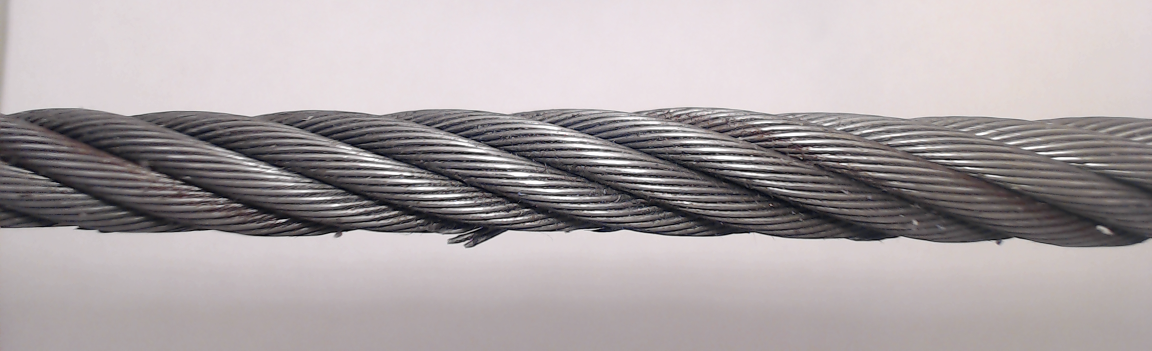
#> input picture FaultCase/Cam2/1.png, 2304 x 701 px, given in place of 2.png, which was not available (shown at 1/2 size)
$ python Main.py
#> lines starting #> are read from the running program, lines starting #| are printed output that depends on the picture; after the words box and inside, x2 and y2 are one past the last pixel; in counts of white or black regions, pixels touching at a corner belong together; pictures that were not available may be replaced by others from this repository, and a replacement may not be noted
### RFD_Train.py
import numpy as np #import numpy library for operation on matrix and array
import cv2 as openCV #import openCV library
from skimage import feature #import scikit-image for calculating hog feature
from RFD_Utils import cropImg #import other functions
from sklearn.decomposition import PCA #import this library for calculating PCA on hog features
import skimage
from skimage import img_as_float #import that for converting image from openCV to scikit
from skimage import img_as_ubyte #import that for converting image from scikit to openCV

def train():

    nCams = 3 #number of photocameras
    nPhoto = 9 #number of photos of each camera
    diamParameter = 8 #diam_parameter for creating morphological element as disk with diameter of 15px
    maxThrCanny = 150 #max threshold for appling canny algorithm on each image
    minThrCanny = maxThrCanny * 0.04 #min threshold for appling canny algorithm on each image

    numStrongest = 20 #number of strongest points
    numHog = 16 #number of hog features values for each point

    RFD_Diam_Limit = np.zeros((nCams,2))
    RFD_HOG_Limit = np.zeros((nCams,2))
    RFD_HOG_Mu = np.zeros((nCams,numHog))
    RFD_HOG_Coeff = np.zeros((nCams ,numHog))

    #margin used to determinate threshold of derivate of diamater and threshold of mean of hog features
    diamMarg = 3.5
    hogMarg = 10

    #dimension of mobile window used to calculate derivate of diameter
    window = 150
    guard = 15
    crop = window + guard

    nC = np.shape(openCV.imread("TrainingSet/Cam"+str(1)+"/"+str(2)+".png"))[1] #num columns of each image
#> nC = 2304

    print("TrainingSet")
    #processing each image of each camera
    for cc in range(1, nCams + 1, 1):
        print("Cam: " + str(cc))
        hog = np.zeros((1,numHog)) #declare vector for saving hog features values of each strongest point
        diffDiameter = np.zeros((nC - crop * 2, nPhoto))#declare vector for saving derivate of diamater values
        for pp in range(2, nPhoto + 2, 1):
            print("Photo: " + str(pp))
            img = openCV.imread("TrainingSet/Cam"+str(cc)+"/"+str(pp)+".png") #read image
#> img is the input picture: shape (701, 2304, 3); mean B, G, R 165.6, 163.7, 171.2
            disk = openCV.getStructuringElement(openCV.MORPH_ELLIPSE, (2 * diamParameter - 1, 2 * diamParameter - 1))  # 15x15 matrix for closing matrix and obtaining a BW img
            imgGray = openCV.cvtColor(img, openCV.COLOR_BGR2GRAY)  # convert image from bgr to gray scale
            c = openCV.Canny(imgGray, maxThrCanny, minThrCanny) #apply canny algotithm to grayscale image
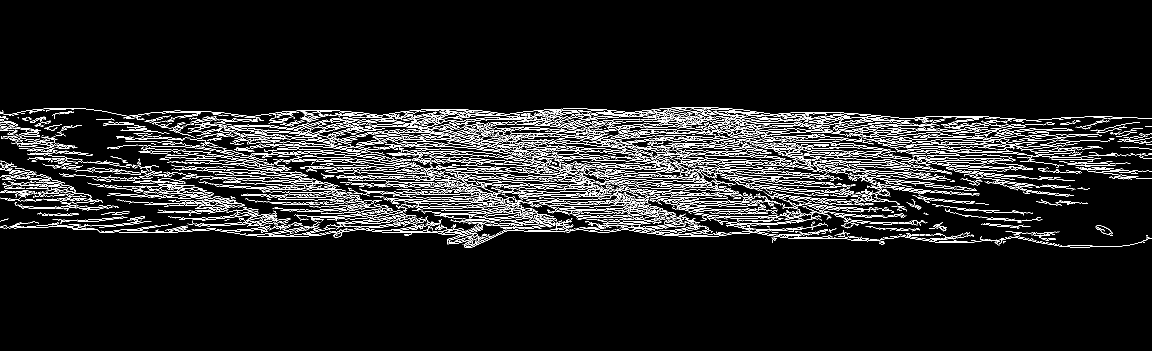
#> c: shape (701, 2304) (shown at 1/2 size); 7.2% white in thin lines or dots, all inside (x1, y1, x2, y2) = (0, 214, 2304, 496)
            f = openCV.morphologyEx(c, openCV.MORPH_CLOSE, disk)  # f = BW img - close image --> img_as_ubyte convert scikit to openCV
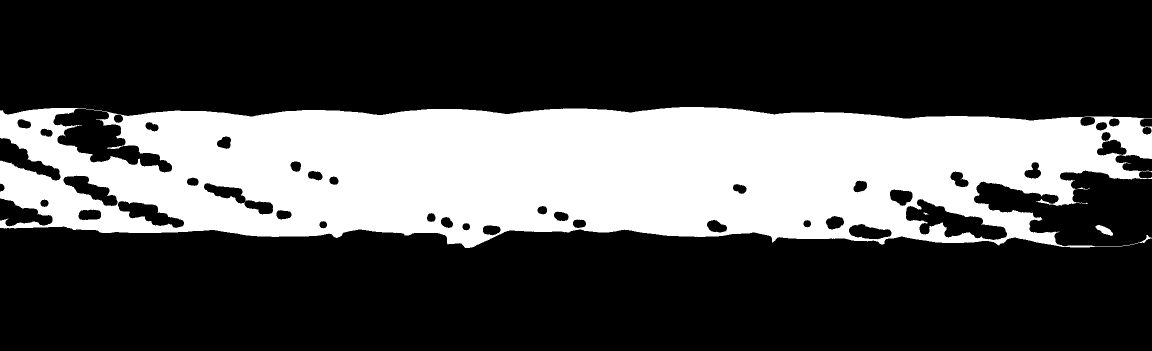
#> f: shape (701, 2304) (shown at 1/2 size); 29.8% white; 4 white regions, box (x1, y1, x2, y2) and area: (0, 214, 2304, 496) 481617, (2191, 450, 2226, 472) 380, (2155, 375, 2180, 379) 38, (1847, 425, 1857, 430) 24
            blank_image, bH, bL = cropImg(f, img) #crop image
#> in cropImg, `borderRC = np.nonzero(f)`: borderRC = 482059 positions, rows 214 to 495, columns 0 to 2303
#> in cropImg, `ini = np.amin(borderRC[0])#lowest border`: ini = 214
#> in cropImg, `fin = np.amax(borderRC[0])#uppest border`: fin = 495
#> after the loop in cropImg, `for i in range (0, nC, 1):`:
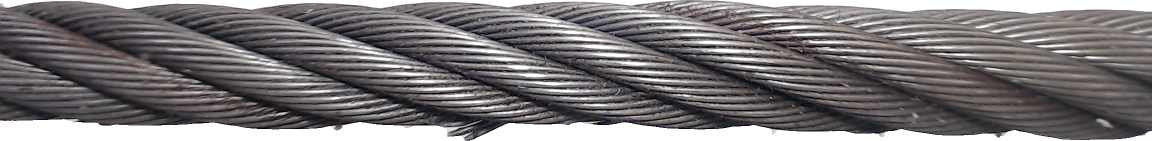
#> blank_image: shape (281, 2304, 3) (shown at 1/2 size); mean B, G, R 118.6, 116.8, 120.8
#> after the loop in cropImg, `for i in range (0, nC, 1):`: bH = 2304 values, max 495 at index 930, min 452 at index 125, mean 471.4; bL = 2304 values, max 241 at index 2057, min 214 at index 1359, mean 225.3

            diameter = np.subtract(bH, bL)#calculate diamater
#> diameter = 2304 values, max 276 at index 930, min 226 at index 14, mean 246.1

            diff = np.gradient(diameter, axis=0) # calculate derivate
#> diff = 2304 values, max 7 at index 893, min -4.5 at index 1769, mean 0.00217
            """
            delete first and last element because At the boundaries, the first difference is calculated.
            This means that at each end of the array, the gradient given is simply, the difference between the end two values (divided by 1)
            Away from the boundaries the gradient for a particular index is given by taking the difference between the the values either side and dividing by 2.
            """
            diff = np.delete(diff, 0)
#> diff = 2303 values, max 7 at index 892, min -4.5 at index 1768, mean 0.00217
            diff = np.delete(diff, np.shape(diff)[0] - 1)
#> diff = 2302 values, max 7 at index 892, min -4.5 at index 1768, mean 0.00217

            #calculate mean of derivate of each mobile window
            for ii in range(crop, nC - crop, 1):
                if ii <= window:
                    diffDiameter[ii - crop, pp - 2] = np.mean(diff[0 : window, 0])
                elif ii >= (nC - window) :
                    diffDiameter[ii - crop, pp - 2] = np.mean(diff[np.shape(diff)[0] - window : np.shape(diff)[0], 0])
                else:
                    diffDiameter[ii - crop, pp - 2] = np.mean(diff[ii - window : ii + window])

            #detect fast features
            blank_image = openCV.cvtColor(blank_image, openCV.COLOR_BGR2RGB) #convert image from bgr to rgb scale
            imgHisteqClean = skimage.exposure.equalize_hist(skimage.color.rgb2gray(blank_image), nbins=64)#increase contrast of image
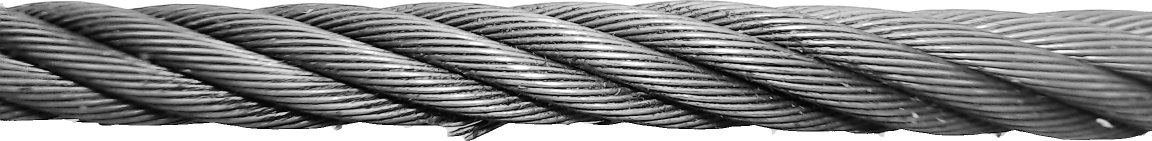
#> imgHisteqClean: shape (281, 2304) float64 (shown at 1/2 size); min 0.00455, max 1, mean 0.518
            fast = openCV.FastFeatureDetector_create(90) #apply FAST algorithm on equalized image
            imgHisteqClean = img_as_ubyte(imgHisteqClean) #convert image for using it with to opencv library
            kp = fast.detect(imgHisteqClean)#detect corners with FAST algorithm
#> kp = 243 keypoints; strongest (x, y, size): (1746, 266, 7), (1390, 258, 7), (8, 241, 7), (127, 238, 7)

            #select 20 strongest points-- bubblesort
            numKP = len(kp)
#> numKP = 243
            strongestPt = np.zeros((numStrongest,2))

            for i in range(0, numKP - 1, 1):
                for j in range(i + 1, numKP, 1):
                    if(kp[j].response > kp[i].response):
                        t = kp[i]
                        kp[i] = kp[j]
                        kp[j] = t

            #consider only first 20 points that were ordinated before
            for i in range(0, numStrongest, 1):
                strongestPt[i][0] = int(kp[i].pt[0])
                strongestPt[i][1] = int(kp[i].pt[1])

            #HOG Features
            vect = np.zeros((1,numHog))
            incr = 50
            #for each "strongest point" create a 100x100 sub-image where "strongest point" is in the middle of image and calculate hog features value
            for i in range(0, numStrongest, 1):
                if(int(strongestPt[i][1]) > incr and int(strongestPt[i][0] > incr)):
                    limRowU = int(strongestPt[i][1]) - incr
                    limRowD = int(strongestPt[i][1]) + incr
                    limColL = int(strongestPt[i][0]) - incr
                    limColR = int(strongestPt[i][0]) + incr
                    roi = imgHisteqClean[limRowU : limRowD, limColL : limColR]
                    #divide 100x100 sub-image in cells and consider two blocks of cells each time. Cells are 50x50
                    (H, hogImage) = feature.hog(roi, orientations=4, pixels_per_cell=(50,50), cells_per_block=(2, 2), transform_sqrt=True, visualise=True, block_norm='L2-Hys', feature_vector=True)
                    if len(H) == 16:
                        for j in range(0, np.shape(H)[0], 1):
                            vect[0,j] = H[j]

                        hog = np.concatenate((hog, vect), axis=0)

        hog = np.delete(hog, 0, 0)
        #mean of mean of each column
        mD = np.mean(np.mean(diffDiameter))
        #mean of standar deviation of each column
        sD = np.mean(np.std(diffDiameter, ddof=1))

        #diameter threshold
        RFD_Diam_Limit[cc - 1, 0] = np.around(mD + diamMarg * sD, decimals=4)
        RFD_Diam_Limit[cc - 1, 1] = np.around(mD - diamMarg * sD, decimals=4)

        #calculate PCA

        meanCols = np.zeros((numHog,1))
        for i in range(0, np.shape(hog)[0], 1):
            for j in range(0, np.shape(hog)[1],1):
                meanCols[j] = np.mean(hog[:,j])
                RFD_HOG_Mu[cc - 1, j] = meanCols[j] #mean of each column of hog features matrix

        D = np.zeros((np.shape(hog)[0], np.shape(hog)[1]))

        for i in range(0, np.shape(hog)[0], 1):
            for j in range(0, np.shape(hog)[1],1):
                D[i,j] = hog[i,j] - meanCols[j]

        eps = (1/(np.shape(D)[0] - 1)) * np.dot(D.T, D)#covar matrix

        #PCA
        pca = PCA(n_components=1)
        pca = pca.fit(hog)

        RFD_HOG_Coeff[cc - 1] = pca.components_ #eigvector
        components = RFD_HOG_Coeff[cc - 1]
        score = np.dot(D, components) #projected values

        #HOG Threshold

        mH = np.mean(score)
        sH = np.std(score, ddof=1)

        mH = np.mean(score)
        sH = np.std(score, ddof=1)
        tau = hogMarg * (sH/(np.sqrt(len(score))))

        RFD_HOG_Limit[cc - 1, 0] = mH + 1  * tau
        RFD_HOG_Limit[cc - 1, 1] = mH - 1  * tau

        print("-----")
        print("DIAM. PARAMETER:")
        print("Cam: " + str(cc) + " - RFD_DiamLimitUP: " + str(RFD_Diam_Limit[cc - 1, 0]))
        print("Cam: " + str(cc) + " - RFD_DiamLimitDOWN: " + str(RFD_Diam_Limit[cc - 1, 1]))
        print("Cam: " + str(cc) + " - mD: " + str(np.around(mD,decimals=4)))
        print("Cam: " + str(cc) + " - sD: " + str(np.around(sD, decimals=4)))
        print("HOG PARAMETER:")
        print("Cam: " + str(cc) + " - RFD_par.HOG_mu: " + str(np.around(np.mean(RFD_HOG_Mu[cc - 1]), decimals=4)))
        print("Cam: " + str(cc) + " - RFD_par.HOG_coeff: " + str(np.around(np.mean(RFD_HOG_Coeff[cc - 1]), decimals=4)))
        print("Cam: " + str(cc) + " - mH: " + str(mH))
        print("Cam: " + str(cc) + " - sH: " + str(sH))
        print("Cam: " + str(cc) + " - tau: " + str(tau))
        print("Cam: " + str(cc) + " - RFD_HOG_LimitUP: " + str(RFD_HOG_Limit[cc - 1, 0]))
        print("Cam: " + str(cc) + " - RFD_HOG_LimitDOWN: " + str(RFD_HOG_Limit[cc - 1, 1]))
        print("-----")

    return RFD_Diam_Limit,RFD_HOG_Mu,RFD_HOG_Coeff,RFD_HOG_Limit


### RFD_Utils.py
import numpy as np
import matplotlib.pyplot as plt
import pandas as pd

def cropImg(f, img):
    nC = np.shape(f)[1] #number of columuns of binary image
    bL = np.zeros((nC, 1), dtype=int) #declare vector where values of row about upper border are saved
    bH = np.zeros((nC, 1), dtype=int) #declare vector where values of row about lower border are saved
    borderRC = np.nonzero(f) #positions of 1 in f[row][col]
    # borderRC[0]->rows ; borderRC[1]->columns
    ini = np.amin(borderRC[0])#lowest border
    fin = np.amax(borderRC[0])#uppest border
    #create blank image for cropping operation
    blank_image = np.zeros((fin - ini, nC, 3), dtype=np.uint8)  # create black black image
    blank_image[:, :, :] = (255, 255, 255)  # transform black blanck image to white image
    #copy the rope in white image
    for i in range (0, nC, 1):
        bL[i] = np.amin(borderRC[0][np.argwhere(borderRC[1] == i)])
        bH[i] = np.amax(borderRC[0][np.argwhere(borderRC[1] == i)])
        blank_image[int(bL[i]) - ini: int(bH[i]) - ini, i,:] = img[int(bL[i]) : int(bH[i]), i,:]

    return blank_image, bH, bL

# [74 lines left out: functions drawPlotDiameter, drawPlotProjection, drawTable, drawPlotDiameterHealthy, drawPlotProjectionHealthy, not called in this run]

### Main.py
#import train and check function
from RFD_Train import train
from RFD_Check import check, healthyCase

#call train and check function to find out if rope is healthy or fault
#> (the run stopped early here; a loop or call above may not have finished)

$ run again, on FaultCase/Cam3/1.png
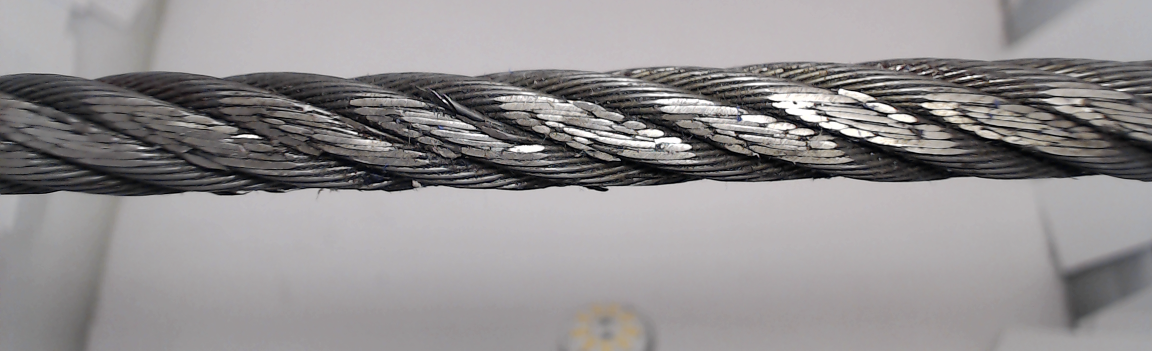
#> input picture FaultCase/Cam3/1.png, 2304 x 701 px, given in place of 2.png, which was not available (shown at 1/2 size)
#> in train, `nC = np.shape(openCV.imread("TrainingSet/Cam"+str(1)+"/"+str(2)+".png"..`: nC = 2304
#> in train, img is the input picture: shape (701, 2304, 3); mean B, G, R 143.7, 142.7, 145.8
#> c: shape (701, 2304); 7.4% white in thin lines or dots, all inside (x1, y1, x2, y2) = (0, 115, 2304, 393)
#> f: shape (701, 2304); 29.8% white; 1 white region, box (x1, y1, x2, y2) and area: (0, 115, 2304, 393) 481019
#> borderRC = 481019 positions, rows 115 to 392, columns 0 to 2303
#> ini = 115
#> fin = 392
#> after the loop in cropImg, `for i in range (0, nC, 1):`:
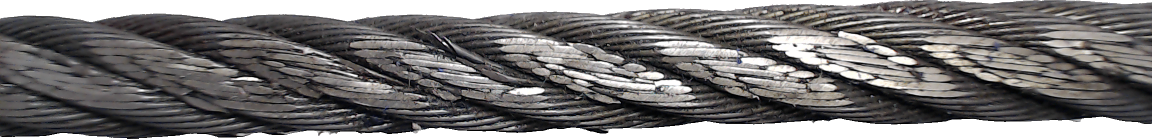
#> blank_image: shape (277, 2304, 3) (shown at 1/2 size); mean B, G, R 116.1, 116.2, 118.5
#> after the loop in cropImg, `for i in range (0, nC, 1):`: bH = 2304 values, max 392 at index 254, min 348 at index 2204, mean 371.5; bL = 2304 values, max 159 at index 178, min 115 at index 1821, mean 136.2
#> diameter = 2304 values, max 248 at index 263, min 220 at index 694, mean 235.3
#> in train, `diff = np.gradient(diameter, axis=0)`: diff = 2304 values, max 4 at index 635, min -3 at index 2161, mean 0.00304
#> in train, `diff = np.delete(diff, 0)`: diff = 2303 values, max 4 at index 634, min -3 at index 2160, mean 0.00304
#> in train, `diff = np.delete(diff, np.shape(diff)[0] - 1)`: diff = 2302 values, max 4 at index 634, min -3 at index 2160, mean 0.00304
#> in train, `imgHisteqClean = skimage.exposure.equalize_hist(skimage.color.rgb2gray..`:
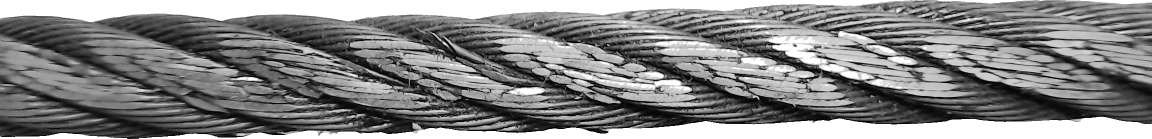
#> imgHisteqClean: shape (277, 2304) float64 (shown at 1/2 size); min 0.0199, max 1, mean 0.521
#> kp = 286 keypoints; strongest (x, y, size): (1215, 264, 7), (1034, 265, 7), (27, 273, 7), (1646, 240, 7)
#> numKP = 286
